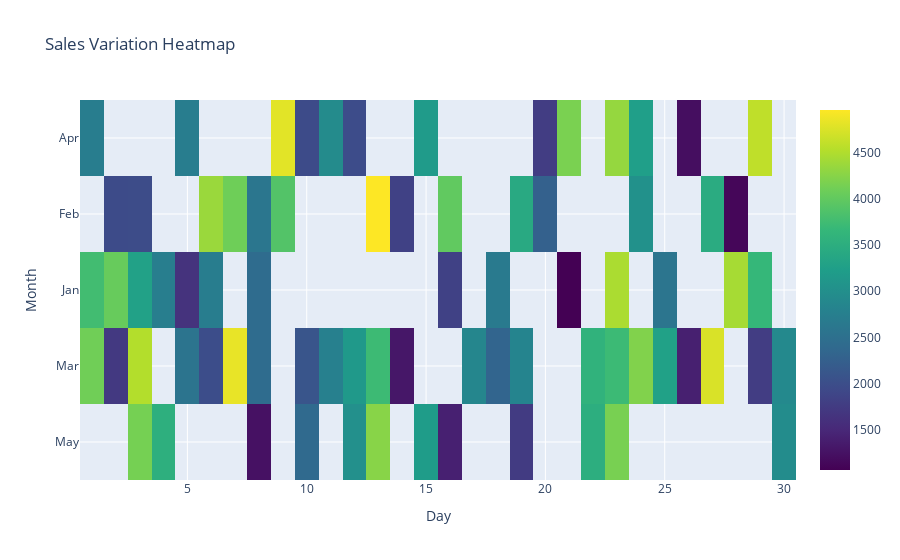

The notebook cell saved with this chart:
### Code cell
#3-  Using the sales data, generate a heatmap to visualize the variation in sales across different months and days.

np.random.seed(20)
data = {
    'Month': np.random.choice(['Jan', 'Feb', 'Mar', 'Apr', 'May'], 100),
    'Day': np.random.choice(range(1, 31), 100),
    'Sales': np.random.randint(1000, 5000, 100)
}
df = pd.DataFrame(data)

# Create a pivot table to aggregate sales by month and day
pivot_table = df.pivot_table(index='Month', columns='Day', values='Sales', aggfunc='mean')

# Create the heatmap
fig = px.imshow(pivot_table,
                x=pivot_table.columns,
                y=pivot_table.index,
                color_continuous_scale='Viridis',
                title='Sales Variation Heatmap')

# Customize the layout (optional)
fig.update_xaxes(title='Day')
fig.update_yaxes(title='Month')

# Show the plot
fig.show()

### Figure 1 — Plotly figure (JSON) as saved in the notebook; plotly's stock layout.template omitted (floating-point values rounded to 4 significant figures; data arrays with more than 128 entries replaced by an {"elided": "..."} marker saying what was removed)
{"data": [{"coloraxis": "coloraxis", "hovertemplate": "Day: %{x}<br>Month: %{y}<br>color: %{z}<extra></extra>", "name": "0", "type": "heatmap", "x": [1, 2, 3, 4, 5, 6, 7, 8, 9, 10, 11, 12, 13, 14, 15, 16, 17, 18, 19, 20, 21, 22, 23, 24, 25, 26, 27, 28, 29, 30], "xaxis": "x", "y": ["Apr", "Feb", "Jan", "Mar", "May"], "yaxis": "y", "z": {"elided": "5x30 float values"}}], "layout": {"autosize": true, "coloraxis": {"colorscale": [[0, "#440154"], [0.1111, "#482878"], [0.2222, "#3e4989"], [0.3333, "#31688e"], [0.4444, "#26828e"], [0.5556, "#1f9e89"], [0.6667, "#35b779"], [0.7778, "#6ece58"], [0.8889, "#b5de2b"], [1, "#fde725"]]}, "title": {"text": "Sales Variation Heatmap"}, "xaxis": {"anchor": "y", "autorange": true, "constrain": "domain", "domain": [0, 1], "range": [0.5, 30.5], "scaleanchor": "y", "title": {"text": "Day"}, "type": "linear"}, "yaxis": {"anchor": "x", "autorange": true, "constrain": "domain", "domain": [0, 1], "range": [4.5, -0.5], "title": {"text": "Month"}, "type": "category"}}}
